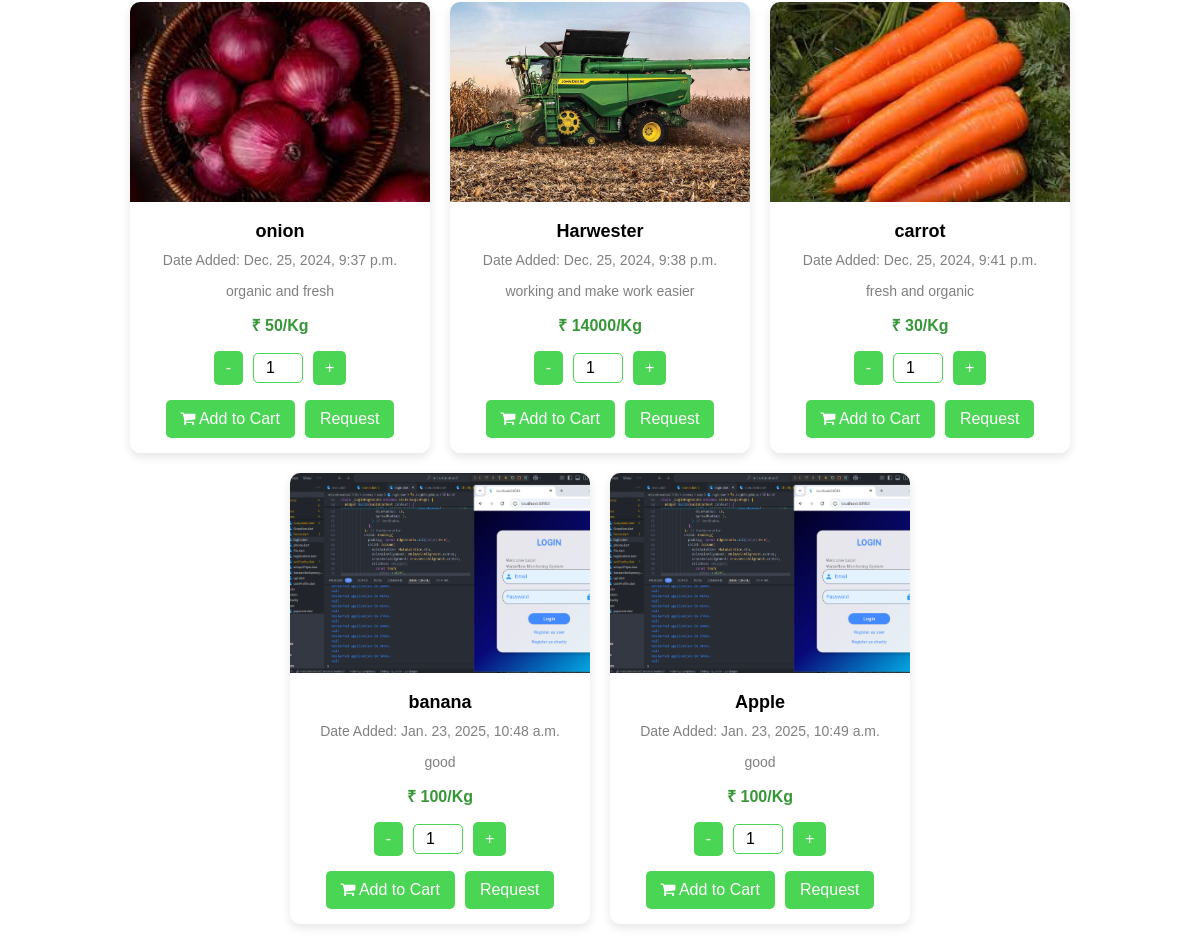
Page /Product/ (lower part) on the earlier database version.
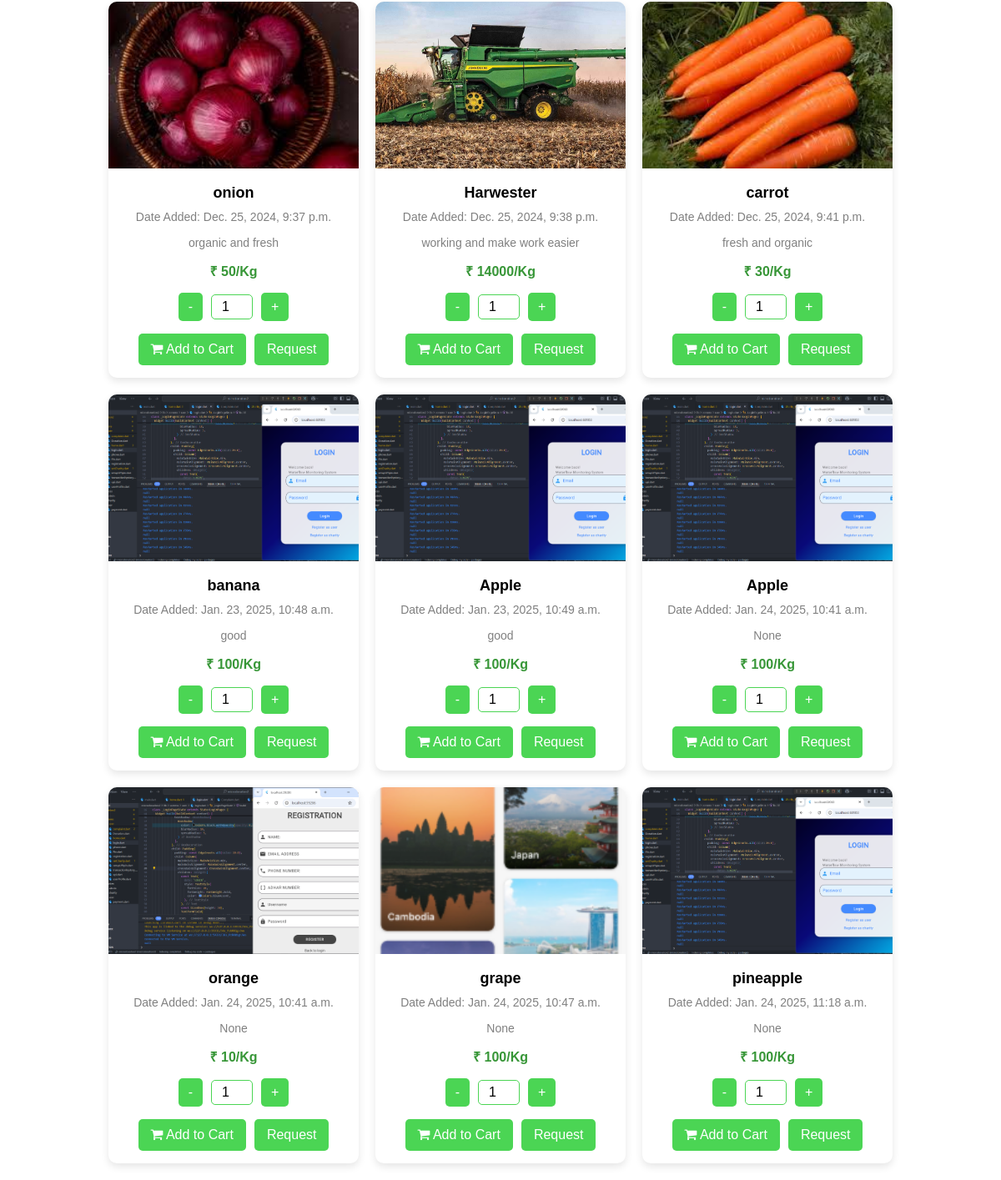
Same page on the later database version.
### admin_app/models.py (models this page shows)
class product(models.Model):
     loginid=models.ForeignKey(Usertable,on_delete=models.CASCADE,null=True,blank=True)
     name =models.CharField(max_length=100,null=True,blank=True)
     date =models.DateTimeField(auto_now_add=True,null=True,blank=True)
     category= models.ForeignKey(Category,on_delete=models.CASCADE,null=True,blank=True)
     image =models.FileField(upload_to="bsns_product",null=True,blank=True)
     price =models.CharField(max_length=100,null=True,blank=True)
     Quantity = models.CharField(max_length=100,null=True,blank=True)
     Details =models.CharField(max_length=100,null=True,blank=True)

### admin_app/views.py (the view)
# urls.py: path('Product/',Product.as_view(),name='product12'),
class Product(View):
     def get(self,request):
          p = product.objects.all()
          return render(request,'bussiness/bussinesshome.html',{'form': p})

### templates/bussiness/bussinesshome.html (shortened to what this page needs)
<!DOCTYPE html>
<html lang="en">
<head>
    <link rel="stylesheet" href="https://cdnjs.cloudflare.com/ajax/libs/font-awesome/4.7.0/css/font-awesome.min.css">
</head>
<body>
    <div class="container" id="item-list">
        {% for i in form %}
        <div class="item-card" data-name="{{ i.name | lower }}">
            <img src="{{ i.image.url }}" alt="{{ i.name }}" class="item-image">
            <div class="item-content">
                <h3 class="item-title">{{ i.name }}</h3>
                <p class="item-description">Date Added: {{ i.date }}</p>
                <p class="item-description">{{ i.Details }}</p>
                <p class="item-price">₹ {{ i.price }}/Kg</p>
                <div class="quantity-control">
                    <button type="button" class="quantity-btn" onclick="changeQuantity(event, '{{ i.id }}', -1)">-</button>
                    <input type="number" name="quantity" id="quantity-{{ i.id }}" class="quantity-input" value="1" min="1">
                    <button type="button" class="quantity-btn" onclick="changeQuantity(event, '{{ i.id }}', 1)">+</button>
                </div>
                <div class="button-group">
                <form method="POST" action="/Addtocart/{{ i.id }}/">
                    <button type="submit" class="add-to-cart"><i class="fa fa-shopping-cart"></i> Add to Cart</button>
                </form>
                <form method="POST" action="/Addtorequest/{{ i.id }}/">
                    <button type="submit" class="request">Request</button>
                </form>
                </div>
            </div>
        </div>
        {% empty %}
        <div class="empty-state">
            <p>No products available at the moment. Please check back later!</p>
        </div>
        {% endfor %}
    </div>
</body>
</html>

### templates/bussiness/bussinesshome.html (style rules this page uses)
* { margin: 0; padding: 0; box-sizing: border-box; font-family: Arial, sans-serif; }
.container { padding: 20px; display: flex; flex-wrap: wrap; gap: 20px; justify-content: center; }
.item-card { background-color: white; border-radius: 10px; box-shadow: 0 4px 10px rgba(0, 0, 0, 0.1); width: 300px; overflow: hidden; transition: transform 0.3s, box-shadow 0.3s; }
.item-image { width: 100%; height: 200px; object-fit: cover; }
.item-content { padding: 15px; text-align: center; }
.item-title { font-size: 18px; font-weight: bold; margin-bottom: 10px; }
.item-description { font-size: 14px; color: gray; margin-bottom: 15px; }
.item-price { font-size: 16px; font-weight: bold; margin-bottom: 15px; color: rgb(55, 150, 55); }
.add-to-cart, .request { padding: 10px 15px; background-color: rgb(75, 213, 84); color: white; border: none; border-radius: 5px; cursor: pointer; font-size: 16px; transition: background-color 0.3s; }
.button-group { display: flex; gap: 10px; justify-content: center; }
.quantity-control { display: flex; align-items: center; justify-content: center; gap: 10px; margin-bottom: 15px; }
.quantity-btn { padding: 8px 12px; background-color: rgb(75, 213, 84); color: white; border: none; border-radius: 5px; cursor: pointer; font-size: 16px; transition: background-color 0.3s; }
.quantity-input { width: 50px; text-align: center; font-size: 16px; border: 1px solid rgb(75, 213, 84); border-radius: 5px; padding: 5px; }

Differences in the rows shown:
added product: image (picture), name "Apple", date "Jan. 24, 2025, 10:41 a.m.", Details "None", price "100"
added product: image (picture), name "orange", date "Jan. 24, 2025, 10:41 a.m.", Details "None", price "10"
added product: image (picture), name "grape", date "Jan. 24, 2025, 10:47 a.m.", Details "None", price "100"
added product: image (picture), name "pineapple", date "Jan. 24, 2025, 11:18 a.m.", Details "None", price "100"
